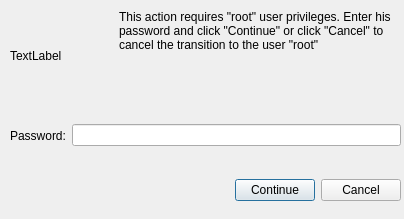
<?xml version="1.0" encoding="UTF-8"?>
<ui version="4.0">
 <class>DialogPasswordPrompt</class>
 <widget class="QDialog" name="DialogPasswordPrompt">
  <property name="geometry">
   <rect>
    <x>0</x>
    <y>0</y>
    <width>404</width>
    <height>219</height>
   </rect>
  </property>
  <property name="windowTitle">
   <string>Password prompt</string>
  </property>
  <widget class="QWidget" name="horizontalLayoutWidget">
   <property name="geometry">
    <rect>
     <x>0</x>
     <y>170</y>
     <width>401</width>
     <height>41</height>
    </rect>
   </property>
   <layout class="QHBoxLayout" name="horizontalLayout">
    <item>
     <spacer name="horizontalSpacer">
      <property name="orientation">
       <enum>Qt::Horizontal</enum>
      </property>
      <property name="sizeHint" stdset="0">
       <size>
        <width>40</width>
        <height>20</height>
       </size>
      </property>
     </spacer>
    </item>
    <item>
     <widget class="QPushButton" name="pushButton_2">
      <property name="text">
       <string>Continue</string>
      </property>
     </widget>
    </item>
    <item>
     <widget class="QPushButton" name="pushButton">
      <property name="text">
       <string>Cancel</string>
      </property>
     </widget>
    </item>
   </layout>
  </widget>
  <widget class="QLabel" name="label">
   <property name="geometry">
    <rect>
     <x>10</x>
     <y>10</y>
     <width>91</width>
     <height>91</height>
    </rect>
   </property>
   <property name="text">
    <string notr="true">TextLabel</string>
   </property>
   <property name="scaledContents">
    <bool>true</bool>
   </property>
  </widget>
  <widget class="QLabel" name="label_2">
   <property name="geometry">
    <rect>
     <x>119</x>
     <y>10</y>
     <width>281</width>
     <height>100</height>
    </rect>
   </property>
   <property name="text">
    <string>&lt;html&gt;&lt;head/&gt;&lt;body&gt;&lt;p&gt;This action requires &amp;quot;root&amp;quot; user privileges. Enter his password and click &amp;quot;Continue&amp;quot; or click &amp;quot;Cancel&amp;quot; to cancel the transition to the user &amp;quot;root&amp;quot;&lt;/p&gt;&lt;/body&gt;&lt;/html&gt;</string>
   </property>
   <property name="alignment">
    <set>Qt::AlignLeading|Qt::AlignLeft|Qt::AlignTop</set>
   </property>
   <property name="wordWrap">
    <bool>true</bool>
   </property>
  </widget>
  <widget class="QWidget" name="horizontalLayoutWidget_2">
   <property name="geometry">
    <rect>
     <x>10</x>
     <y>110</y>
     <width>391</width>
     <height>51</height>
    </rect>
   </property>
   <layout class="QHBoxLayout" name="horizontalLayout_2">
    <item>
     <widget class="QLabel" name="label_3">
      <property name="text">
       <string>Password:</string>
      </property>
     </widget>
    </item>
    <item>
     <widget class="QLineEdit" name="lineEdit">
      <property name="echoMode">
       <enum>QLineEdit::Password</enum>
      </property>
     </widget>
    </item>
   </layout>
  </widget>
 </widget>
 <tabstops>
  <tabstop>lineEdit</tabstop>
  <tabstop>pushButton_2</tabstop>
  <tabstop>pushButton</tabstop>
 </tabstops>
 <resources/>
 <connections/>
</ui>
